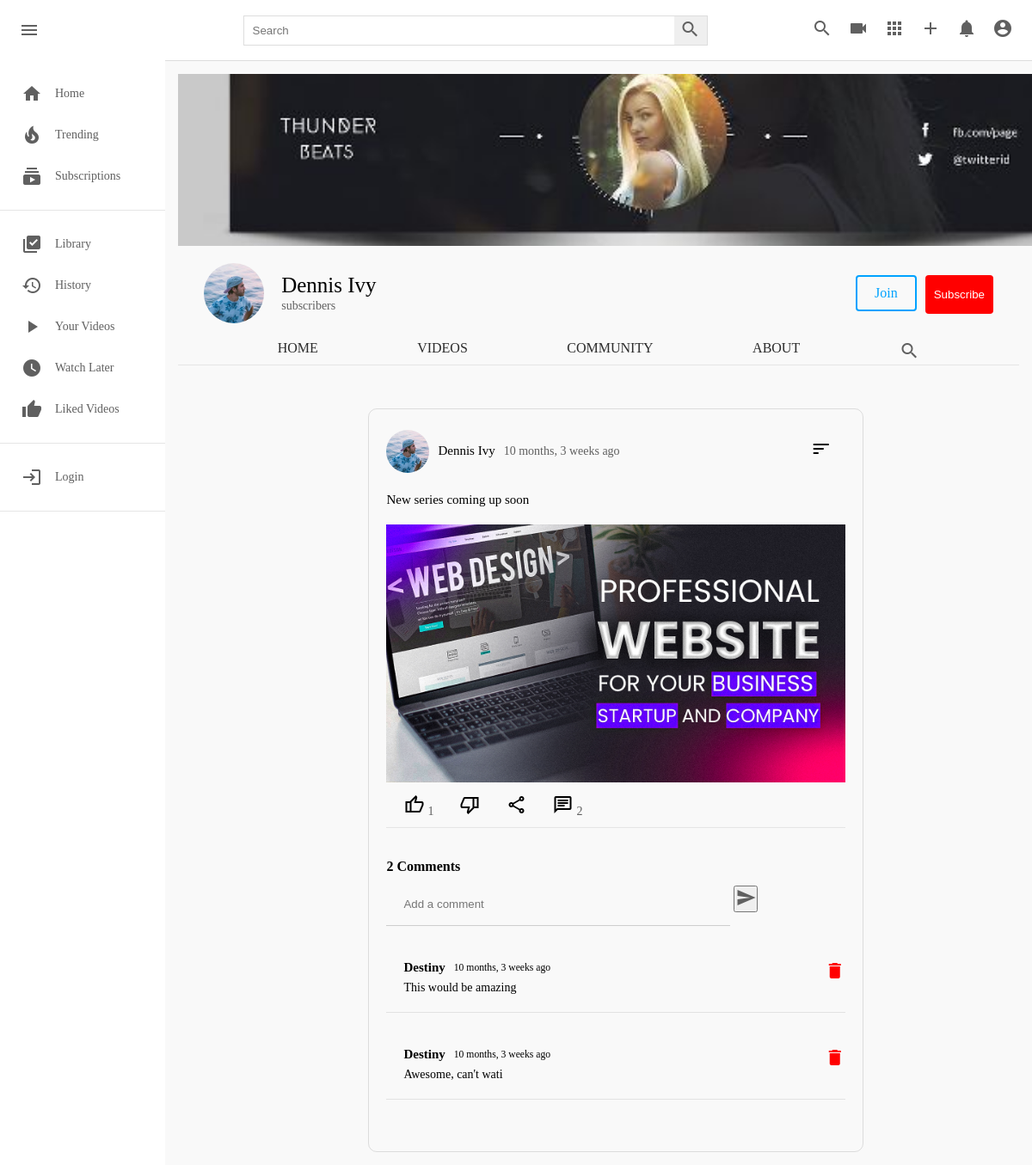
Page /c/2/community/1 on the committed database.
### channel/models.py (models this page shows, shortened)
class Channel(models.Model):
    channel_art = models.ImageField(upload_to=user_directory_path, null=True, blank=True, default="channel-art.jpg")
    image = models.ImageField(upload_to=user_directory_path, null=True, blank=True)
    full_name = models.CharField(max_length=200)
    channel_name = models.CharField(max_length=200)
    description = models.TextField(null=True, blank=True)
    keywords = TaggableManager()
    joined = models.DateTimeField(auto_now_add=True)
    status = models.CharField(choices=STATUS, max_length=100, default="active")
    user = models.OneToOneField(User, on_delete=models.SET_NULL, null=True, related_name="channel")
    subscribers = models.ManyToManyField(User, related_name="user_subs")
    verified = models.BooleanField(default=False)
    total_views = models.IntegerField(default=0)
    business_email = models.EmailField(null=True, blank=True)
    make_business_email_public = models.BooleanField(default=False)
    business_location = models.CharField(null=True, blank=True, max_length=500)
    make_business_location_public = models.BooleanField(default=False)
    website = models.URLField(default="https://my-website.com/")
    instagram = models.URLField(default="https://isntagram.com/")
    facebook = models.URLField(default="https://facebook.com/")
    twitter = models.URLField(default="https://twitter.com/")

class Community(models.Model):
    channel = models.ForeignKey(Channel, on_delete=models.CASCADE)
    image = models.ImageField(upload_to=user_directory_path, null=True, blank=True)
    content = models.TextField(null=True, blank=True)
    date = models.DateTimeField(auto_now_add=True)
    status = models.CharField(max_length=100, choices=STATUS, default="active")
    likes = models.ManyToManyField(User)
    class Meta:
        verbose_name = "Community"
        verbose_name_plural = "Community Posts"

class CommunityComment(models.Model):
    community = models.ForeignKey(Community, on_delete=models.CASCADE, related_name="comments")
    user = models.ForeignKey(User, on_delete=models.CASCADE)
    comment = models.CharField(max_length=10000)
    date = models.DateTimeField(auto_now_add=True)
    active = models.BooleanField(default=True)
    class Meta:
        verbose_name = "Community Comments"
        verbose_name_plural = "Community Comments"

### userauths/models.py (models this page shows, shortened)
class User(AbstractUser):
    email = models.EmailField(unique=True, null=True)
    username = models.CharField(max_length=1000)
    USERNAME_FIELD = "email"
    REQUIRED_FIELDS = ["username"]

### channel/views.py (the view)
# urls.py: path("<channel_name>/community/<int:community_id>", views.channel_community_detail, name="channel-community-detail"),
def channel_community_detail(request, channel_name, community_id):
    channel = get_object_or_404(Channel, id=channel_name)
    community = Community.objects.get(channel=channel, id=community_id, status="active")
    comments = CommunityComment.objects.filter(active=True, community=community).order_by("-date")
    context = {
        "community":community,
        "comments":comments,
        "channel":channel,
    }
    return render(request, "channel/channel-community-detail.html", context)

### templates/channel/channel-community-detail.html (shortened to what this page needs)
{% extends 'base.html' %}
{% load static %}
{% block style %} <link rel="stylesheet" href="{% static 'css/style.css' %}" type="text/css">{% endblock style %}
{% block content %}
<head>
</head>
<div class="mainBody">
    {% include 'partials/sidebar.html' %}
    <div class="videos">
        {% include 'channel/partials/channel-header.html' %}
        <div class="videos__container">
            <div class="content-border">
                <div class="content-div">
                    <div class="header-comm">
                        <div class="channel-details">
                            {% if community.channel.image %}
                            <img src="{{community.channel.image.url}}" class="channel-img-com" alt="">
                            {% else %}
                            <img src="https://thumbs.dreamstime.com/b/default-avatar-profile-vector-user-profile-default-avatar-profile-vector-user-profile-profile-179376714.jpg" class="channel-img-com" alt="">
                            {% endif %}
                            <h5>{{community.channel.channel_name}}</h5>
                            <span>{{ community.date|timesince }} ago</span>
                        </div>
                        <div class="dropdown">
                            <button class="dropbtn">
                                <i class="material-symbols-outlined">sort</i>
                            </button>
                            </div>
                    </div>
                    <div class="content">
                        <h3>{{ community.content }}</h3>
                        {% if community.image %}
                        <img src="{{community.image.url}}" alt="">
                        {% endif %}
                    </div>
                    <div class="icon-section">
                        <div class="single-icon">
                            <a href="{% url 'community-post-like' community.id %}"><i class="materiald-icons material-symbols-outlined">thumb_up</i></a>
                            <span>{{ community.likes.all.count }}</span>
                        </div>
                        <div class="single-icon">
                            <a href="{% url 'community-post-like' community.id %}"><i class="materiald-icons material-symbols-outlined">thumb_down</i></a>
                        </div>
                        <div class="single-icon">
                            <i class="materiald-icons material-symbols-outlined">share</i>
                        </div>
                        <div class="single-icon">
                            <i class="materiald-icons material-symbols-outlined">chat</i>
                            <span>{{community.comments.all.count}}</span>
                        </div>
                    </div>
                    <hr><br><br>
                    <div class="comment-section">
                        <h4>{{ community.comments.all.count }} Comment{{ community.comments.all.count|pluralize }}</h4>
                        <div class="create-comment">
                            <form action="{% url 'community-create-comment' community.id %}" method="POST">
                                <div class="create-comment-input">
                                    <input class="comment-class" name="comment" id="comment" type="text" placeholder="Add a comment">
                                    <button type="submit"><i class="material-icons">send</i></button>
                                </div>
                            </form>
                        </div>
                        {% for c in comments %}
                        <div class="comment-wrap">
                            <div class="comments">
                                <div class="comment-content">
                                    <div class="comment-header">
                                        <h4><b>{{ c.user.username|title }}</b></h4>
                                        <p><small>{{c.date|timesince}} ago</small></p>
                                    </div>
                                    <p>{{ c.comment }}</p>
                                </div>
                            </div>
                            <div class="delete-comment">
                                <a href="{% url 'community-delete-comment' c.community.id c.id %}"><i class="material-icons">delete</i></a>
                            </div>
                        </div>
                        {% endfor %}
                    </div>
                </div>
            </div>
        </div>
    </div>
</div>
{% endblock content %}

### templates/channel/partials/channel-header.html (shortened to what this page needs)
<div class="channel-art">
    {% if channel.channel_art.url %}
    <img style="object-fit: cover;" src="{{ channel.channel_art.url }}" alt="">
    {% else %}
    <img src="https://wallpaper.dog/large/10702685.jpg" alt="">
    {% endif %}
</div>
<div class="channel-header flex">
    <div class="channel-img-title flex">
        {% if channel.image %}
        <img class="img" src="{{channel.image.url}}" alt="">
        {% else %}
        <img class="img" src="https://thumbs.dreamstime.com/b/default-avatar-profile-vector-user-profile-default-avatar-profile-vector-user-profile-profile-179376714.jpg" alt="">
        {% endif %}
        <div class="channel-image-texts">
            <h4>{{channel.channel_name}}</h4>
            <span> subscribers</span>
        </div>
    </div>
    <div class="channel-header-btns">
        <div><a href="" class="channel-join">Join</a></div>
        <div><button id="sub_btn" onclick="addsub()" class="channel-subscribe sub_button_channel">Subscribe</button></div>
    </div>
</div>
<div class="channel-header-links flex">
    <a href="{% url 'channel-profile' channel.id %}" class="display-this">Home</a>
    <a href="{% url 'channel-videos' channel.id %}" class="display-this">Videos</a>
    <a href="{% url 'channel-community' channel.id %}" class="dont-display-thdis">Community</a>
    <a href="{% url 'channel-about' channel.id %}" class="displhray-this">About</a>
    <a href="{% url 'channel-profile' channel.id %}" class="dont-display-this"><i class="material-icons">search</i></a>
</div>
<hr>

### static/css/style.css (style rules this page uses)
* { margin: 0; padding: 0; box-sizing: border-box; }
body { font-family: poppins; }
.material-icons { color: rgb(96, 96, 96); }
.mainBody { height: calc(100vh - 70px); display: flex; overflow: hidden; }
hr { height: 1px; background-color: #e5e5e5; border: none; }
.videos { background-color: #f9f9f9; width: 100%; height: 100%; padding: 15px 15px; border-top: 1px solid #ddd; overflow-y: scroll; }
.videos__container { display: flex; flex-direction: row; justify-content: space-around; flex-wrap: wrap; }
.title a, span { text-decoration: none; color: rgb(96, 96, 96); font-size: 14px; }
.channel-art img { width: 1100px; height: 200px; }
.channel-art { width: 1100px; height: 200px; }
.flex { display: flex; }
.channel-header { margin: 20px 30px; align-items: center; justify-content: space-between; }
.channel-img-title { align-items: center; }
.channel-img-title .img { width: 70px; height: 70px; object-fit: cover; border-radius: 50px; }
.channel-img-title .channel-image-texts { margin-left: 20px; }
.channel-image-texts h4 { font-size: 25px; font-weight: 500; }
.channel-header-btns { display: flex; }
.channel-header-btns a { display: flex; margin: 10px; text-decoration: none; padding: 10px 20px; }
.channel-header-btns .channel-join { border: 2px solid rgb(0, 162, 255); color: rgb(0, 162, 255); border-radius:4px; transition: 0.5s; }
.channel-header-btns .channel-subscribe { background-color: rgb(255, 0, 0); color: white; border-radius:4px; }
.channel-header-links { justify-content: space-evenly; }
.channel-header-links a { text-decoration: none; text-transform: uppercase; font-family: poppins; color: rgb(43, 43, 43); font-weight: 500; }
.content-border { margin-left: 40px; margin-top: 50px; border: solid 1px rgba(92, 92, 92, 0.185); padding: 20px; border-radius: 10px; }
.header-comm { justify-content: space-between; display: flex; }
.channel-details { display: flex; align-items: center; }
.channel-details img { width: 50px; border-radius: 50px; object-fit: cover; height: 50px; }
.channel-details h5 { font-size: 15px; margin-left: 10px; }
.channel-details span { margin-left: 10px; }
.content h3 { font-size: 15px; width: 500px; text-align: justify; font-weight: 400; margin-top: 20px; }
.content img { width: auto; height: 300px; object-fit: cover; margin-top: 20px; }
.icon-section { display: flex; align-items: center; }
.single-icon { align-items: center; padding: 10px; padding-left: 20px; }
.material-symbols-outlined { transition: 0.5s; color: black; }
.dropdown { float: left; overflow: hidden; }
.dropdown .dropbtn { font-size: 16px; border: none; outline: none; color: black; padding: 14px 16px; background-color: inherit; font-family: inherit; margin: 0; }
.comment-wrap { display: flex; justify-content: space-between; margin-bottom: 40px; padding-bottom: 20px; border-bottom: 1px solid rgba(0, 0, 0, 0.096); }
.create-comment { display: flex; margin-bottom: 40px; margin-top: 10px; }
.create-comment-input input { width: 400px; height: 50px; object-fit: cover; border: none; border-bottom: 1px solid rgba(128, 128, 128, 0.363); background: none; }
.create-comment-input input::placeholder { padding-left: 20px; }
.comments { display: flex; }
.comment-content { margin-left: 20px; }
.comment-header { display: flex; margin-bottom: 7px; }
.comment-header h4 { font-weight: 600; font-size: 15px; }
.comment-header p { margin-left: 10px; font-weight: 300; }
.comment-content p { font-size: 14px; }
.delete-comment i { color: red; }
.about-right h4, h5 { margin-bottom: 20px; margin-top: 20px; font-size: 15px; font-weight: normal; }
a { text-decoration: none; }
.sub_button_channel { padding: 15px 10px; margin-top: 10px; border: none; }

### templates/base.html (style rules this page uses)
a { text-decoration: none; }

### rows in the picture
Channel: channel_art (picture), image (picture), channel_name "Dennis Ivy"
Community: channel.image (picture), channel.channel_name "Dennis Ivy", date "10 months, 3 weeks", content "New series coming up soon", image (picture), likes.all.count "1", comments.all.count "2"
CommunityComment: user.username "Destiny", date "10 months, 3 weeks", comment "This would be amazing"
CommunityComment: user.username "Destiny", date "10 months, 3 weeks", comment "Awesome, can't wati"
